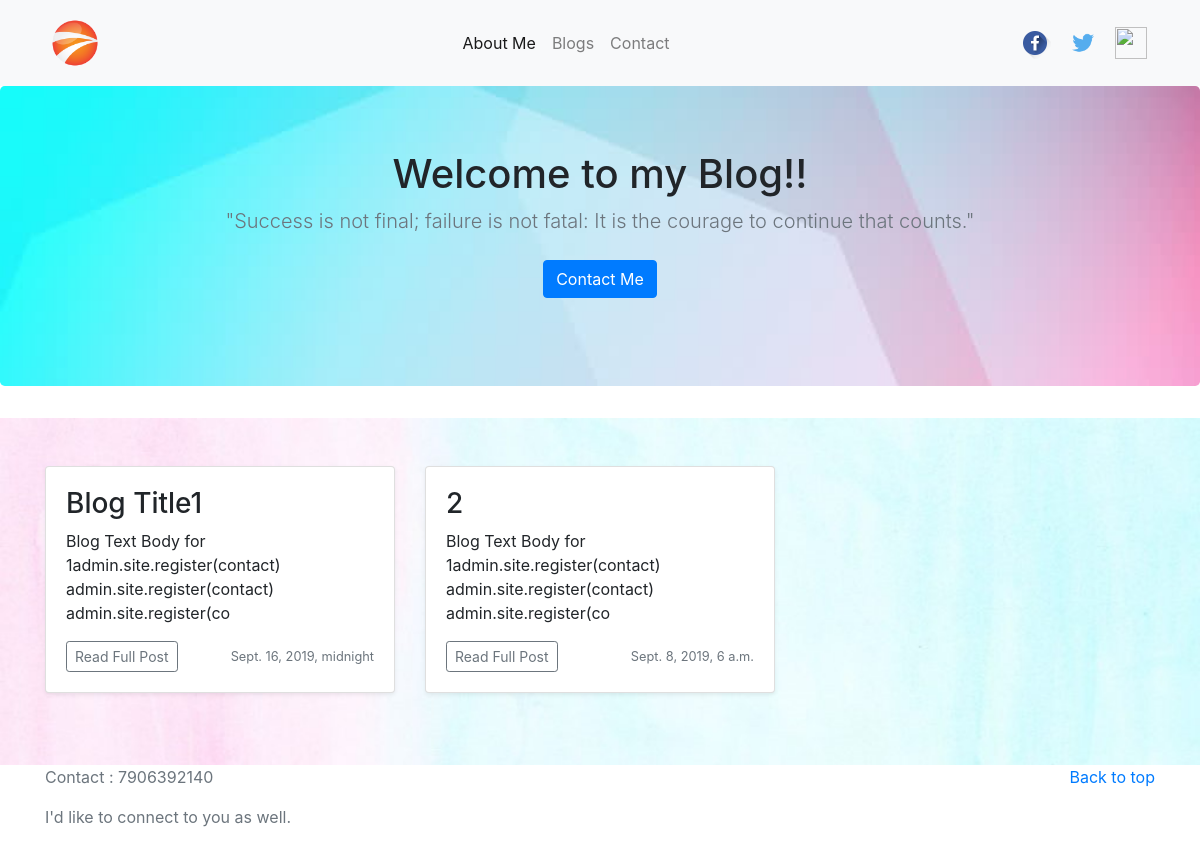
The app's page /blogs/ with its own data.
### blog/models.py (models this page shows, shortened)
class Blog(models.Model):
    title = models.CharField(max_length=250)
    body = models.TextField()
    pub_date = models.DateTimeField()
    def summary(self):
        return self.body[:100]

### blog/views.py (the view)
# urls.py: path('blogs/', views.blogs, name = 'blogs'),
def blogs(request):
    var_1 = Blog.objects.all()
    return render(request, 'blog/blogs.html', {'var_1': var_1})

### blog/templates/blog/blogs.html (shortened to what this page needs)
{% extends 'blog/base.html' %}
{% block contact %}
<main role="main">
    <section class="jumbotron text-center" style="background-image: url(../static/blog//images/14.jpg); background-repeat:no-repeat;
    background-size:100%;">
      <div class="container">
        <h1 class="jumbotron-heading">Welcome to my Blog!!</h1>
        <p class="lead text-muted">"Success is not final; failure is not fatal: It is the courage to continue that counts."</p>
        <p>
          <a href="{% url 'contacts' %}" class="btn btn-primary my-2">Contact Me</a>
        </p>
      </div>
    </section>
<div class="album py-5 bg-light" style="background-image: url(../static/blog//images/16.jpg); background-size: cover">
  <div class="container">
    <div class="row">
      {% for x in var_1 %}
      <div class="col-md-4">
        <div class="card mb-4 shadow-sm">
          <div class="card-body">
            <h3>{{ x.title }}</h3>
            <p class="card-text">{{ x.summary }}</p>
            <div class="d-flex justify-content-between align-items-center">
              <div class="btn-group">
                <a href="{% url 'detail' x.id %}" class="btn btn-sm btn-outline-secondary">Read Full Post</a>
              </div>
              <small class="text-muted">{{ x.pub_date }}</small>
            </div>
          </div>
        </div>
      </div>
      {% endfor %}
    </div>
  </div>
</div>
<footer class="text-muted">
  <div class="container">
    <p class="float-right">
      <a href="#">Back to top</a>
    </p>
    <p>Contact : 7906392140</p>
      <p>I'd like to connect to you as well.</p>
  </div>
</footer>
      </body>
  {% endblock contact %}

### blog/templates/blog/base.html (shortened to what this page needs)
{% load static %}
<!doctype html>
<html lang="en">
  <head>
    <link rel="stylesheet" href="https://stackpath.bootstrapcdn.com/bootstrap/4.3.1/css/bootstrap.min.css">
  </head>
  <body>
    <nav class="navbar navbar-expand-lg navbar-light bg-light">
            <div class="container">
        <a class="navbar-brand" href="#">
            <img src="{% static 'blog/images/3.png' %}" width="60" height="60" alt="">
        </a>
        <div class="collapse navbar-collapse" id="navbarNav">
          <ul class="navbar-nav mx-auto">
            <li class="nav-item active">
              <a class="nav-link" href="{% url 'home' %}">About Me <span class="sr-only">(current)</span></a>
            </li>
            <li class="nav-item">
              <a class="nav-link" href="{% url 'blogs' %}">Blogs</a>
            </li>
            <li class="nav-item">
              <a class="nav-link" href="{% url 'contacts' %}">Contact</a>
            </li>
          </ul>
          <ul class="navbar-nav">
                <li class="nav-item active">
                  <a class="nav-link" href="https://www.facebook.com/ahtasham.ansari.16">
                        <img src="{% static 'blog/images/fb.png' %}" width="32" height="32" alt="">
                  </a>
                </li>
                <li class="nav-item">
                  <a class="nav-link" href="https://twitter.com/AhtashamAnsari2">
                        <img src="{% static 'blog/images/twitter.png' %}" width="32" height="32" alt="">
                  </a>
                </li>
                <li class="nav-item">
                  <a class="nav-link" href="https://www.linkedin.com/in/ahtasham-ansari-48b1bb127/">
                        <img src="{% static 'blog/images/linkedin.png' %}" width="32" height="32" alt="">
                  </a>
                </li>
              </ul>
        </div>
    </div>
      </nav>
  </body>
  {% block contact %}
  {% endblock contact %}
</html>

### records on screen
Blog: title "Blog Title1", summary "Blog Text Body for 1admin.site.register(contact) admin.site.register(contact) admin.site.register(co", pub_date "Sept. 16, 2019, midnight"
Blog: title "2", summary "Blog Text Body for 1admin.site.register(contact) admin.site.register(contact) admin.site.register(co", pub_date "Sept. 8, 2019, 6 a.m."
